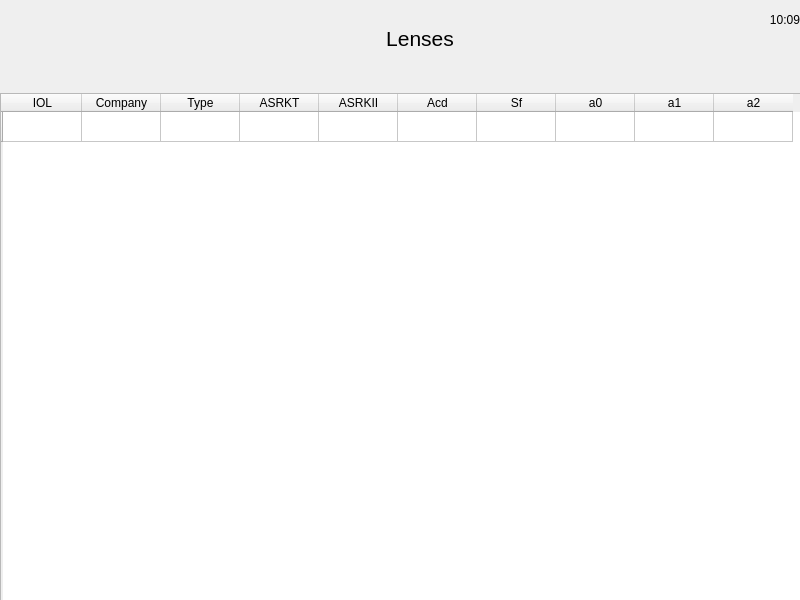
<?xml version="1.0" encoding="UTF-8"?>
<ui version="4.0">
 <class>ViewLensDialog</class>
 <widget class="QDialog" name="ViewLensDialog">
  <property name="geometry">
   <rect>
    <x>0</x>
    <y>0</y>
    <width>800</width>
    <height>600</height>
   </rect>
  </property>
  <property name="windowTitle">
   <string>Dialog</string>
  </property>
  <property name="styleSheet">
   <string notr="true">background-image: url(:/images/5.png);</string>
  </property>
  <widget class="QPushButton" name="btn_add">
   <property name="geometry">
    <rect>
     <x>690</x>
     <y>509</y>
     <width>85</width>
     <height>85</height>
    </rect>
   </property>
   <property name="styleSheet">
    <string notr="true">background-image:url(empty.png);
border-image: url(:/images/add-icon.png);</string>
   </property>
   <property name="text">
    <string/>
   </property>
   <property name="flat">
    <bool>true</bool>
   </property>
  </widget>
  <widget class="QPushButton" name="btn_delete">
   <property name="geometry">
    <rect>
     <x>690</x>
     <y>320</y>
     <width>85</width>
     <height>85</height>
    </rect>
   </property>
   <property name="styleSheet">
    <string notr="true">background-image:url(empty.png);
border-image: url(:/images/delete-icon.png);</string>
   </property>
   <property name="text">
    <string/>
   </property>
   <property name="flat">
    <bool>true</bool>
   </property>
  </widget>
  <widget class="QPushButton" name="btn_edit">
   <property name="geometry">
    <rect>
     <x>690</x>
     <y>413</y>
     <width>85</width>
     <height>85</height>
    </rect>
   </property>
   <property name="styleSheet">
    <string notr="true">background-image:url(empty.png);
border-image: url(:/images/edit-icon.png);</string>
   </property>
   <property name="text">
    <string/>
   </property>
   <property name="flat">
    <bool>true</bool>
   </property>
  </widget>
  <widget class="QPushButton" name="btn_close">
   <property name="geometry">
    <rect>
     <x>0</x>
     <y>3</y>
     <width>70</width>
     <height>60</height>
    </rect>
   </property>
   <property name="styleSheet">
    <string notr="true">background-image:url(empty.png);
border-image: url(:/images/icons/ic_arrow_back_white_48dp.png);</string>
   </property>
   <property name="text">
    <string/>
   </property>
   <property name="flat">
    <bool>true</bool>
   </property>
  </widget>
  <widget class="QTableWidget" name="table_lenses">
   <property name="geometry">
    <rect>
     <x>0</x>
     <y>93</y>
     <width>801</width>
     <height>511</height>
    </rect>
   </property>
   <property name="styleSheet">
    <string notr="true">background-image:url(empty.png);</string>
   </property>
   <property name="editTriggers">
    <set>QAbstractItemView::NoEditTriggers</set>
   </property>
   <attribute name="horizontalHeaderDefaultSectionSize">
    <number>79</number>
   </attribute>
   <row>
    <property name="text">
     <string/>
    </property>
   </row>
   <column>
    <property name="text">
     <string>IOL</string>
    </property>
   </column>
   <column>
    <property name="text">
     <string>Company</string>
    </property>
   </column>
   <column>
    <property name="text">
     <string>Type</string>
    </property>
   </column>
   <column>
    <property name="text">
     <string>ASRKT</string>
    </property>
   </column>
   <column>
    <property name="text">
     <string>ASRKII</string>
    </property>
   </column>
   <column>
    <property name="text">
     <string>Acd</string>
    </property>
   </column>
   <column>
    <property name="text">
     <string>Sf</string>
    </property>
   </column>
   <column>
    <property name="text">
     <string>a0</string>
    </property>
   </column>
   <column>
    <property name="text">
     <string>a1</string>
    </property>
   </column>
   <column>
    <property name="text">
     <string>a2</string>
    </property>
   </column>
  </widget>
  <widget class="QLabel" name="lbl_lenses">
   <property name="geometry">
    <rect>
     <x>340</x>
     <y>3</y>
     <width>160</width>
     <height>70</height>
    </rect>
   </property>
   <property name="font">
    <font>
     <pointsize>16</pointsize>
    </font>
   </property>
   <property name="styleSheet">
    <string notr="true">background-image:url(empty.png);</string>
   </property>
   <property name="text">
    <string>Lenses</string>
   </property>
   <property name="alignment">
    <set>Qt::AlignCenter</set>
   </property>
  </widget>
  <widget class="QLabel" name="lbl_time">
   <property name="geometry">
    <rect>
     <x>680</x>
     <y>0</y>
     <width>120</width>
     <height>40</height>
    </rect>
   </property>
   <property name="font">
    <font>
     <pointsize>9</pointsize>
    </font>
   </property>
   <property name="styleSheet">
    <string notr="true">background-image:url(empty.png);border-image:url(empty.png);</string>
   </property>
   <property name="text">
    <string>10:09</string>
   </property>
   <property name="alignment">
    <set>Qt::AlignRight|Qt::AlignTrailing|Qt::AlignVCenter</set>
   </property>
  </widget>
  <zorder>btn_close</zorder>
  <zorder>table_lenses</zorder>
  <zorder>lbl_lenses</zorder>
  <zorder>btn_delete</zorder>
  <zorder>btn_edit</zorder>
  <zorder>btn_add</zorder>
  <zorder>lbl_time</zorder>
 </widget>
 <resources/>
 <connections/>
</ui>
